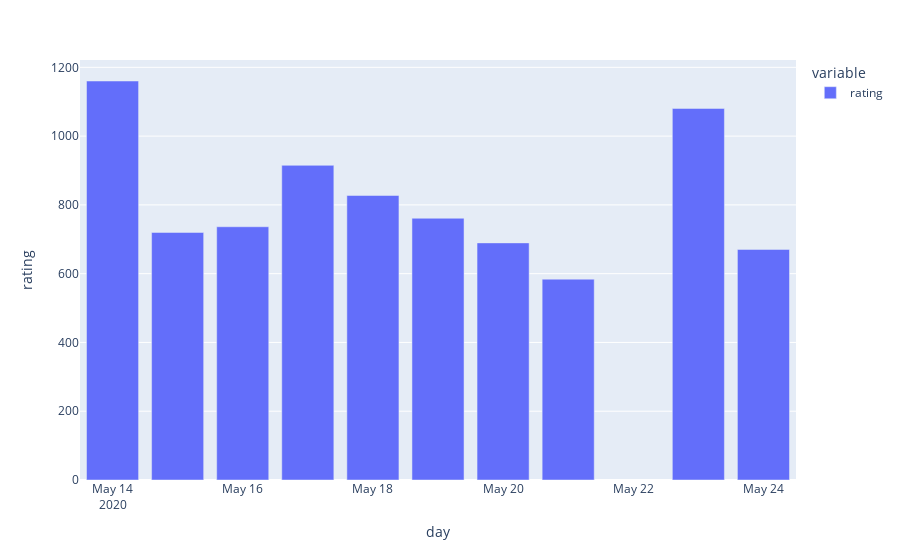

Notebook code for this chart:
### Code cell
# такой же график через plotly
fig = px.bar(rating_per_day, labels={'timestamp':'day','value':'rating'})
fig.show()

### Figure 1 — Plotly figure (JSON) as saved in the notebook; plotly's stock layout.template omitted (floating-point values rounded to 4 significant figures)
{"data": [{"alignmentgroup": "True", "hovertemplate": "variable=rating<br>day=%{x}<br>rating=%{y}<extra></extra>", "legendgroup": "rating", "marker": {"color": "#636efa", "pattern": {"shape": ""}}, "name": "rating", "offsetgroup": "rating", "orientation": "v", "showlegend": true, "textposition": "auto", "type": "bar", "x": ["2020-05-14T00:00:00", "2020-05-15T00:00:00", "2020-05-16T00:00:00", "2020-05-17T00:00:00", "2020-05-18T00:00:00", "2020-05-19T00:00:00", "2020-05-20T00:00:00", "2020-05-21T00:00:00", "2020-05-22T00:00:00", "2020-05-23T00:00:00", "2020-05-24T00:00:00"], "xaxis": "x", "y": [1160.0, 719.9, 736.4, 915.0, 827.4, 761.1, 689.5, 584, null, 1080.0, 670.5], "yaxis": "y"}], "layout": {"barmode": "relative", "legend": {"title": {"text": "variable"}, "tracegroupgap": 0}, "margin": {"t": 60}, "xaxis": {"anchor": "y", "domain": [0, 1], "title": {"text": "day"}}, "yaxis": {"anchor": "x", "domain": [0, 1], "title": {"text": "rating"}}}}
